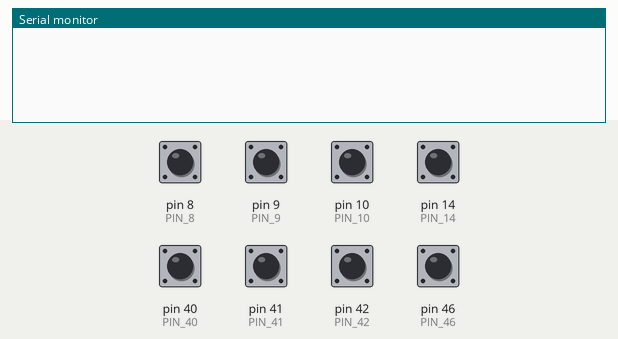
Recording of a sketch running on a simulated Arduino Mega 2560, built with avr-gcc and run on an emulated ATmega2560. Shown: the last lines printed to the serial monitor. The test bench sets the inputs (shaded band); at power-on: pin 8 (PIN_8), pin 9 (PIN_9), pin 10 (PIN_10), pin 14 (PIN_14), pin 40 (PIN_40), pin 41 (PIN_41), pin 42 (PIN_42), pin 46 (PIN_46) HIGH.

Above: at 1.4 s.
1.5 s: pin 8 (PIN_8) pulled LOW for 0.35 s
At 3.0 s:
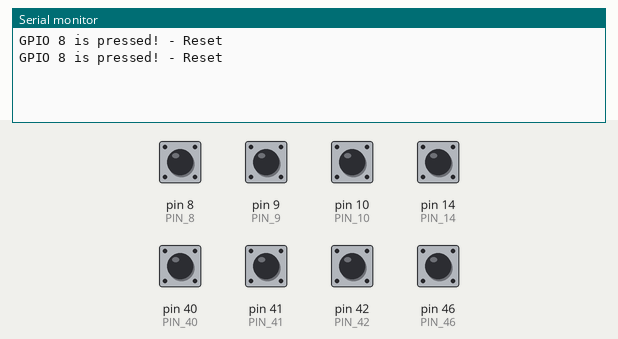
3.3 s: pin 9 (PIN_9) pulled LOW for 0.35 s
At 4.7 s:
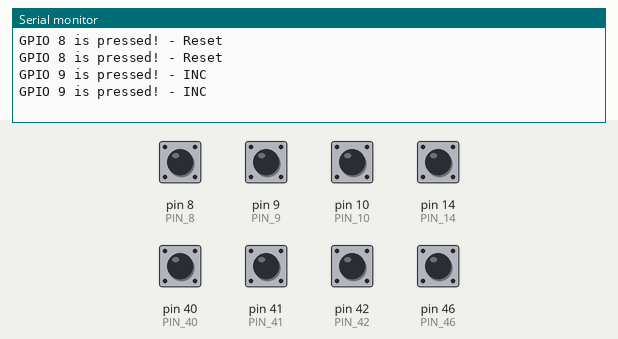
5.1 s: pin 10 (PIN_10) pulled LOW for 0.35 s
At 6.1 s:
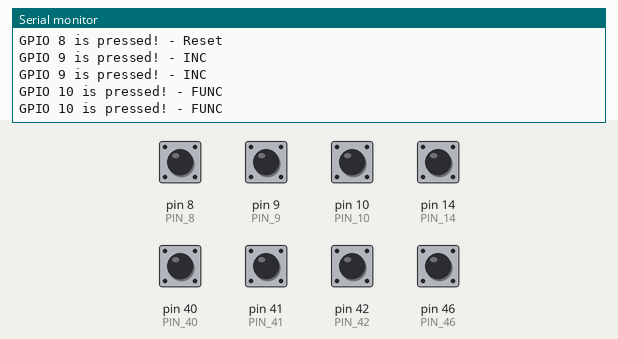
6.9 s: pin 14 (PIN_14) pulled LOW for 0.35 s
At 8.4 s:
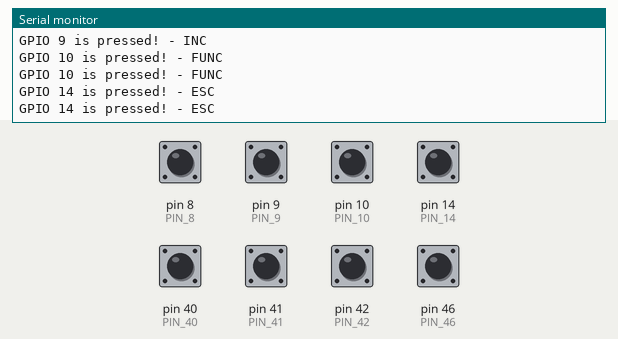
8.7 s: pin 40 (PIN_40) pulled LOW for 0.35 s
At 10.1 s:
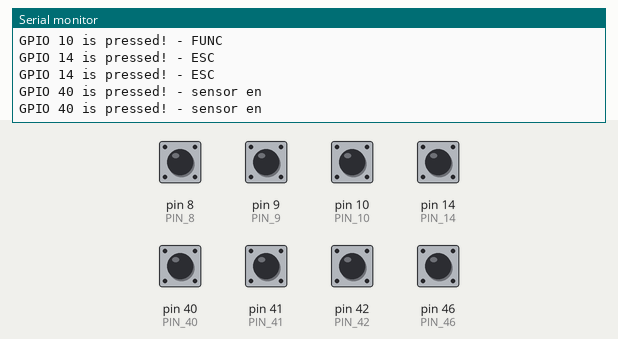
10.5 s: pin 41 (PIN_41) pulled LOW for 0.35 s
At 11.5 s:
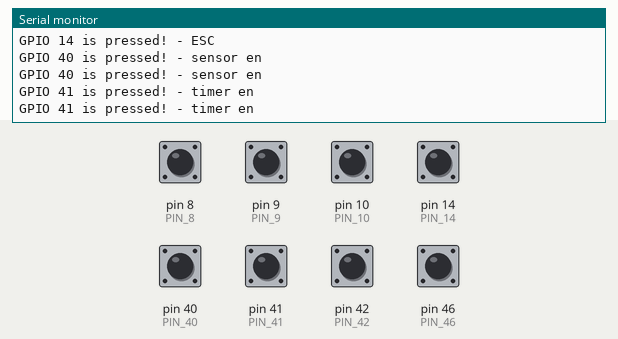

Measured:
- after the input at 1.5 s, the serial monitor: prints a new line at once (image 1)
- after the input at 3.3 s, the serial monitor: prints a new line at once (image 2)
- after the input at 5.1 s, the serial monitor: prints a new line at once (image 3)
- after the input at 6.9 s, the serial monitor: prints a new line at once (image 4)
- after the input at 8.7 s, the serial monitor: prints a new line at once (image 5)
- after the input at 10.5 s, the serial monitor: prints a new line at once (image 6)

The sketch:

gpio_inputs.ino
```cpp
// Define pins
#define PIN_8  8   //reset
#define PIN_46 46  //dnc
#define PIN_9  9  // inc
#define PIN_10 10  // func
#define PIN_14 14  // esc

#define PIN_42 42  // wifi en
#define PIN_40 40  // sensor_en
#define PIN_41 41  // timer_en


void setup() {
    Serial.begin(115200);

    // Configure pins
    pinMode(PIN_8,  INPUT_PULLUP);
    pinMode(PIN_46, INPUT_PULLUP);
    pinMode(PIN_9,  INPUT_PULLUP);
    pinMode(PIN_10, INPUT_PULLUP);
    pinMode(PIN_14, INPUT_PULLUP);

    pinMode(PIN_42, INPUT_PULLUP);
    pinMode(PIN_40, INPUT_PULLUP);
    pinMode(PIN_41, INPUT_PULLUP);
}

void loop() {
    // Check each pin individually
    if(digitalRead(PIN_8) == LOW) {
        Serial.println("GPIO 8 is pressed! - Reset ");
    }

    if(digitalRead(PIN_46) == LOW) {
        Serial.println("GPIO 46 is pressed! - DNC");
    }

    if(digitalRead(PIN_9) == LOW) {
        Serial.println("GPIO 9 is pressed! - INC");
    }

    if(digitalRead(PIN_10) == LOW) {
        Serial.println("GPIO 10 is pressed! - FUNC");
    }

    if(digitalRead(PIN_14) == LOW) {
        Serial.println("GPIO 14 is pressed! - ESC");
    }

    if(digitalRead(PIN_42) == LOW) {
        Serial.println("GPIO 42 is pressed! - wifi en ");
    }

    if(digitalRead(PIN_40) == LOW) {
        Serial.println("GPIO 40 is pressed! - sensor en");
    }

    if(digitalRead(PIN_41) == LOW) {
        Serial.println("GPIO 41 is pressed! - timer en");
    }


    delay(300);
}
```
